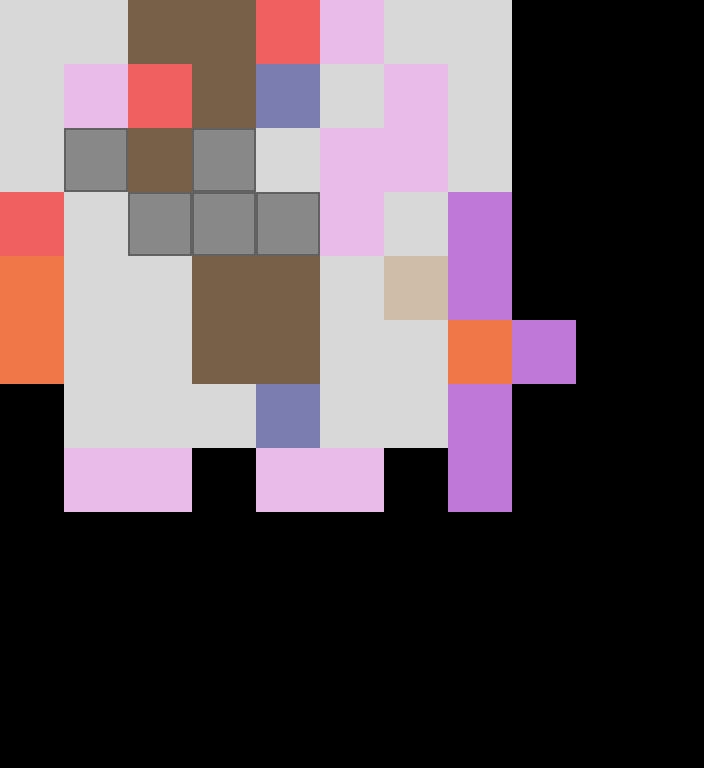

This game map was drawn from its Tiled (.tmx) file and the tilesets committed beside it. A one-line description and the trimmed map source follow:
An orthogonal 11x12 tile map with 64x64 px tiles, 25 tile layers (Raichu, Sandshrew, Sandslash, Nidoran*, ...), 2 tilesets.

<map version="1.8" tiledversion="1.8.1" orientation="orthogonal" renderorder="right-down" width="11" height="12" tilewidth="64" tileheight="64" infinite="0" nextlayerid="130" nextobjectid="1">
 <editorsettings>
  <export target="../../../www/data/how-to-play/pokemon2.json" format="json" />
 </editorsettings>
 <properties>
  <property name="coverID" type="int" value="10" />
  <property name="sectionName" value="#26 - #50" />
 </properties>
 <tileset firstgid="1" source="../tilesets/spadersTileset.tsx" />
 <tileset firstgid="65" source="../tilesets/poke.tsx" />
 <layer id="46" name="Raichu" width="11" height="12">
  <properties>
   <property name="autoPlaceBlockers" type="int" value="2" />
   <property name="i" type="int" value="7" />
   <property name="j" type="int" value="8" />
   <property name="padding-bottom" type="int" value="2" />
   <property name="padding-left" type="int" value="1" />
   <property name="padding-right" type="int" value="1" />
   <property name="padding-top" type="int" value="0" />
   <property name="startI" type="int" value="0" />
   <property name="startJ" type="int" value="0" />
   <property name="tier" type="int" value="0" />
  </properties>
  <data>[132 cells, 23 non-empty, 5 distinct tile ids]</data>
 </layer>
 <layer id="104" name="Sandshrew" width="11" height="12">
  <properties>
   <property name="autoPlaceBlockers" type="int" value="2" />
   <property name="i" type="int" value="6" />
   <property name="j" type="int" value="5" />
   <property name="padding-bottom" type="int" value="2" />
   <property name="padding-left" type="int" value="1" />
   <property name="padding-right" type="int" value="1" />
   <property name="padding-top" type="int" value="0" />
   <property name="startI" type="int" value="0" />
   <property name="startJ" type="int" value="0" />
   <property name="tier" type="int" value="0" />
  </properties>
  <data>[132 cells, 8 non-empty, 3 distinct tile ids]</data>
 </layer>
 <layer id="105" name="Sandslash" width="11" height="12">
  <properties>
   <property name="autoPlaceBlockers" type="int" value="2" />
   <property name="i" type="int" value="5" />
   <property name="j" type="int" value="8" />
   <property name="padding-bottom" type="int" value="2" />
   <property name="padding-left" type="int" value="1" />
   <property name="padding-right" type="int" value="1" />
   <property name="padding-top" type="int" value="0" />
   <property name="startI" type="int" value="0" />
   <property name="startJ" type="int" value="0" />
   <property name="tier" type="int" value="0" />
  </properties>
  <data>[132 cells, 21 non-empty, 4 distinct tile ids]</data>
 </layer>
 <layer id="106" name="Nidoran*" width="11" height="12">
  <properties>
   <property name="autoPlaceBlockers" type="int" value="2" />
   <property name="i" type="int" value="6" />
   <property name="j" type="int" value="6" />
   <property name="padding-bottom" type="int" value="2" />
   <property name="padding-left" type="int" value="1" />
   <property name="padding-right" type="int" value="1" />
   <property name="padding-top" type="int" value="0" />
   <property name="startI" type="int" value="0" />
   <property name="startJ" type="int" value="0" />
   <property name="tier" type="int" value="0" />
  </properties>
  <data>[132 cells, 9 non-empty, 2 distinct tile ids]</data>
 </layer>
 <layer id="107" name="Nidorina" width="11" height="12">
  <properties>
   <property name="autoPlaceBlockers" type="int" value="2" />
   <property name="i" type="int" value="8" />
   <property name="j" type="int" value="7" />
   <property name="padding-bottom" type="int" value="2" />
   <property name="padding-left" type="int" value="1" />
   <property name="padding-right" type="int" value="1" />
   <property name="padding-top" type="int" value="0" />
   <property name="startI" type="int" value="0" />
   <property name="startJ" type="int" value="0" />
   <property name="tier" type="int" value="0" />
  </properties>
  <data>[132 cells, 15 non-empty, 3 distinct tile ids]</data>
 </layer>
 <layer id="108" name="Nidoqueen" width="11" height="12">
  <properties>
   <property name="autoPlaceBlockers" type="int" value="2" />
   <property name="i" type="int" value="10" />
   <property name="j" type="int" value="10" />
   <property name="padding-bottom" type="int" value="2" />
   <property name="padding-left" type="int" value="1" />
   <property name="padding-right" type="int" value="1" />
   <property name="padding-top" type="int" value="0" />
   <property name="startI" type="int" value="0" />
   <property name="startJ" type="int" value="0" />
   <property name="tier" type="int" value="0" />
  </properties>
  <data>[132 cells, 30 non-empty, 3 distinct tile ids]</data>
 </layer>
 <layer id="109" name="Nidoran" width="11" height="12">
  <properties>
   <property name="autoPlaceBlockers" type="int" value="2" />
   <property name="i" type="int" value="6" />
   <property name="j" type="int" value="6" />
   <property name="padding-bottom" type="int" value="2" />
   <property name="padding-left" type="int" value="1" />
   <property name="padding-right" type="int" value="1" />
   <property name="padding-top" type="int" value="0" />
   <property name="startI" type="int" value="0" />
   <property name="startJ" type="int" value="0" />
   <property name="tier" type="int" value="0" />
  </properties>
  <data>[132 cells, 10 non-empty, 2 distinct tile ids]</data>
 </layer>
 <layer id="110" name="Nidorino" width="11" height="12">
  <properties>
   <property name="autoPlaceBlockers" type="int" value="2" />
   <property name="i" type="int" value="7" />
   <property name="j" type="int" value="7" />
   <property name="padding-bottom" type="int" value="2" />
   <property name="padding-left" type="int" value="1" />
   <property name="padding-right" type="int" value="1" />
   <property name="padding-top" type="int" value="0" />
   <property name="startI" type="int" value="0" />
   <property name="startJ" type="int" value="0" />
   <property name="tier" type="int" value="0" />
  </properties>
  <data>[132 cells, 16 non-empty, 3 distinct tile ids]</data>
 </layer>
 <layer id="111" name="Nidoking" width="11" height="12">
  <properties>
   <property name="autoPlaceBlockers" type="int" value="2" />
   <property name="i" type="int" value="10" />
   <property name="j" type="int" value="10" />
   <property name="padding-bottom" type="int" value="2" />
   <property name="padding-left" type="int" value="1" />
   <property name="padding-right" type="int" value="1" />
   <property name="padding-top" type="int" value="0" />
   <property name="startI" type="int" value="0" />
   <property name="startJ" type="int" value="0" />
   <property name="tier" type="int" value="0" />
  </properties>
  <data>[132 cells, 32 non-empty, 5 distinct tile ids]</data>
 </layer>
 <layer id="112" name="Clefairy" width="11" height="12">
  <properties>
   <property name="autoPlaceBlockers" type="int" value="2" />
   <property name="i" type="int" value="5" />
   <property name="j" type="int" value="6" />
   <property name="padding-bottom" type="int" value="2" />
   <property name="padding-left" type="int" value="1" />
   <property name="padding-right" type="int" value="1" />
   <property name="padding-top" type="int" value="0" />
   <property name="startI" type="int" value="0" />
   <property name="startJ" type="int" value="0" />
   <property name="tier" type="int" value="0" />
  </properties>
  <data>[132 cells, 14 non-empty, 3 distinct tile ids]</data>
 </layer>
 <layer id="113" name="Clefable" width="11" height="12">
  <properties>
   <property name="autoPlaceBlockers" type="int" value="2" />
   <property name="i" type="int" value="9" />
   <property name="j" type="int" value="8" />
   <property name="padding-bottom" type="int" value="2" />
   <property name="padding-left" type="int" value="1" />
   <property name="padding-right" type="int" value="1" />
   <property name="padding-top" type="int" value="0" />
   <property name="startI" type="int" value="0" />
   <property name="startJ" type="int" value="0" />
   <property name="tier" type="int" value="0" />
  </properties>
  <data>[132 cells, 26 non-empty, 4 distinct tile ids]</data>
 </layer>
 <layer id="114" name="Vulpix" width="11" height="12">
  <properties>
   <property name="autoPlaceBlockers" type="int" value="2" />
   <property name="i" type="int" value="7" />
   <property name="j" type="int" value="7" />
   <property name="padding-bottom" type="int" value="2" />
   <property name="padding-left" type="int" value="1" />
   <property name="padding-right" type="int" value="1" />
   <property name="padding-top" type="int" value="0" />
   <property name="startI" type="int" value="0" />
   <property name="startJ" type="int" value="0" />
   <property name="tier" type="int" value="0" />
  </properties>
  <data>[132 cells, 22 non-empty, 3 distinct tile ids]</data>
 </layer>
 <layer id="115" name="Ninetales" width="11" height="12">
  <properties>
   <property name="autoPlaceBlockers" type="int" value="2" />
   <property name="i" type="int" value="8" />
   <property name="j" type="int" value="8" />
   <property name="padding-bottom" type="int" value="2" />
   <property name="padding-left" type="int" value="1" />
   <property name="padding-right" type="int" value="1" />
   <property name="padding-top" type="int" value="0" />
   <property name="startI" type="int" value="0" />
   <property name="startJ" type="int" value="0" />
   <property name="tier" type="int" value="0" />
  </properties>
  <data>[132 cells, 23 non-empty, 3 distinct tile ids]</data>
 </layer>
 <layer id="129" name="Jigglypuff" width="11" height="12">
  <properties>
   <property name="autoPlaceBlockers" type="int" value="2" />
   <property name="i" type="int" value="7" />
   <property name="j" type="int" value="8" />
   <property name="padding-bottom" type="int" value="2" />
   <property name="padding-left" type="int" value="1" />
   <property name="padding-right" type="int" value="1" />
   <property name="padding-top" type="int" value="0" />
   <property name="startI" type="int" value="0" />
   <property name="startJ" type="int" value="0" />
   <property name="tier" type="int" value="0" />
  </properties>
  <data>[132 cells, 23 non-empty, 4 distinct tile ids]</data>
 </layer>
 <layer id="128" name="Wigglytuff" width="11" height="12">
  <properties>
   <property name="autoPlaceBlockers" type="int" value="2" />
   <property name="i" type="int" value="7" />
   <property name="j" type="int" value="10" />
   <property name="padding-bottom" type="int" value="2" />
   <property name="padding-left" type="int" value="1" />
   <property name="padding-right" type="int" value="1" />
   <property name="padding-top" type="int" value="0" />
   <property name="startI" type="int" value="0" />
   <property name="startJ" type="int" value="0" />
   <property name="tier" type="int" value="0" />
  </properties>
  <data>[132 cells, 39 non-empty, 4 distinct tile ids]</data>
 </layer>
 <layer id="118" name="Zubat" width="11" height="12">
  <properties>
   <property name="autoPlaceBlockers" type="int" value="2" />
   <property name="i" type="int" value="7" />
   <property name="j" type="int" value="6" />
   <property name="padding-bottom" type="int" value="2" />
   <property name="padding-left" type="int" value="1" />
   <property name="padding-right" type="int" value="1" />
   <property name="padding-top" type="int" value="0" />
   <property name="startI" type="int" value="0" />
   <property name="startJ" type="int" value="0" />
   <property name="tier" type="int" value="0" />
  </properties>
  <data>[132 cells, 10 non-empty, 3 distinct tile ids]</data>
 </layer>
 <layer id="119" name="Golbat" width="11" height="12">
  <properties>
   <property name="autoPlaceBlockers" type="int" value="2" />
   <property name="i" type="int" value="9" />
   <property name="j" type="int" value="9" />
   <property name="padding-bottom" type="int" value="2" />
   <property name="padding-left" type="int" value="1" />
   <property name="padding-right" type="int" value="1" />
   <property name="padding-top" type="int" value="0" />
   <property name="startI" type="int" value="0" />
   <property name="startJ" type="int" value="0" />
   <property name="tier" type="int" value="0" />
  </properties>
  <data>[132 cells, 31 non-empty, 5 distinct tile ids]</data>
 </layer>
 <layer id="120" name="Oddish" width="11" height="12">
  <properties>
   <property name="autoPlaceBlockers" type="int" value="2" />
   <property name="i" type="int" value="6" />
   <property name="j" type="int" value="7" />
   <property name="padding-bottom" type="int" value="2" />
   <property name="padding-left" type="int" value="1" />
   <property name="padding-right" type="int" value="1" />
   <property name="padding-top" type="int" value="0" />
   <property name="startI" type="int" value="0" />
   <property name="startJ" type="int" value="0" />
   <property name="tier" type="int" value="0" />
  </properties>
  <data>[132 cells, 12 non-empty, 3 distinct tile ids]</data>
 </layer>
 <layer id="121" name="Gloom" width="11" height="12">
  <properties>
   <property name="autoPlaceBlockers" type="int" value="2" />
   <property name="i" type="int" value="7" />
   <property name="j" type="int" value="8" />
   <property name="padding-bottom" type="int" value="2" />
   <property name="padding-left" type="int" value="1" />
   <property name="padding-right" type="int" value="1" />
   <property name="padding-top" type="int" value="0" />
   <property name="startI" type="int" value="0" />
   <property name="startJ" type="int" value="0" />
   <property name="tier" type="int" value="0" />
  </properties>
  <data>[132 cells, 27 non-empty, 5 distinct tile ids]</data>
 </layer>
 <layer id="122" name="Vileplume" width="11" height="12">
  <properties>
   <property name="autoPlaceBlockers" type="int" value="2" />
   <property name="i" type="int" value="6" />
   <property name="j" type="int" value="9" />
   <property name="padding-bottom" type="int" value="2" />
   <property name="padding-left" type="int" value="1" />
   <property name="padding-right" type="int" value="1" />
   <property name="padding-top" type="int" value="0" />
   <property name="startI" type="int" value="0" />
   <property name="startJ" type="int" value="0" />
   <property name="tier" type="int" value="0" />
  </properties>
  <data>[132 cells, 30 non-empty, 4 distinct tile ids]</data>
 </layer>
 <layer id="123" name="Paras" width="11" height="12">
  <properties>
   <property name="autoPlaceBlockers" type="int" value="2" />
   <property name="i" type="int" value="7" />
   <property name="j" type="int" value="6" />
   <property name="padding-bottom" type="int" value="2" />
   <property name="padding-left" type="int" value="1" />
   <property name="padding-right" type="int" value="1" />
   <property name="padding-top" type="int" value="0" />
   <property name="startI" type="int" value="0" />
   <property name="startJ" type="int" value="0" />
   <property name="tier" type="int" value="0" />
  </properties>
  <data>[132 cells, 12 non-empty, 3 distinct tile ids]</data>
 </layer>
 <layer id="124" name="Parasect" width="11" height="12">
  <properties>
   <property name="autoPlaceBlockers" type="int" value="2" />
   <property name="i" type="int" value="8" />
   <property name="j" type="int" value="8" />
   <property name="padding-bottom" type="int" value="2" />
   <property name="padding-left" type="int" value="1" />
   <property name="padding-right" type="int" value="1" />
   <property name="padding-top" type="int" value="0" />
   <property name="startI" type="int" value="0" />
   <property name="startJ" type="int" value="0" />
   <property name="tier" type="int" value="0" />
  </properties>
  <data>[132 cells, 27 non-empty, 4 distinct tile ids]</data>
 </layer>
 <layer id="125" name="Venonat" width="11" height="12">
  <properties>
   <property name="autoPlaceBlockers" type="int" value="2" />
   <property name="i" type="int" value="9" />
   <property name="j" type="int" value="7" />
   <property name="padding-bottom" type="int" value="2" />
   <property name="padding-left" type="int" value="1" />
   <property name="padding-right" type="int" value="1" />
   <property name="padding-top" type="int" value="0" />
   <property name="startI" type="int" value="0" />
   <property name="startJ" type="int" value="0" />
   <property name="tier" type="int" value="0" />
  </properties>
  <data>[132 cells, 22 non-empty, 5 distinct tile ids]</data>
 </layer>
 <layer id="126" name="Venomoth" width="11" height="12">
  <properties>
   <property name="autoPlaceBlockers" type="int" value="2" />
   <property name="i" type="int" value="8" />
   <property name="j" type="int" value="9" />
   <property name="padding-bottom" type="int" value="2" />
   <property name="padding-left" type="int" value="1" />
   <property name="padding-right" type="int" value="1" />
   <property name="padding-top" type="int" value="0" />
   <property name="startI" type="int" value="0" />
   <property name="startJ" type="int" value="0" />
   <property name="tier" type="int" value="0" />
  </properties>
  <data>[132 cells, 38 non-empty, 3 distinct tile ids]</data>
 </layer>
 <layer id="127" name="Diglett" width="11" height="12">
  <properties>
   <property name="autoPlaceBlockers" type="int" value="2" />
   <property name="i" type="int" value="6" />
   <property name="j" type="int" value="6" />
   <property name="padding-bottom" type="int" value="2" />
   <property name="padding-left" type="int" value="1" />
   <property name="padding-right" type="int" value="1" />
   <property name="padding-top" type="int" value="0" />
   <property name="startI" type="int" value="0" />
   <property name="startJ" type="int" value="0" />
   <property name="tier" type="int" value="0" />
  </properties>
  <data>[132 cells, 12 non-empty, 4 distinct tile ids]</data>
 </layer>
</map>
